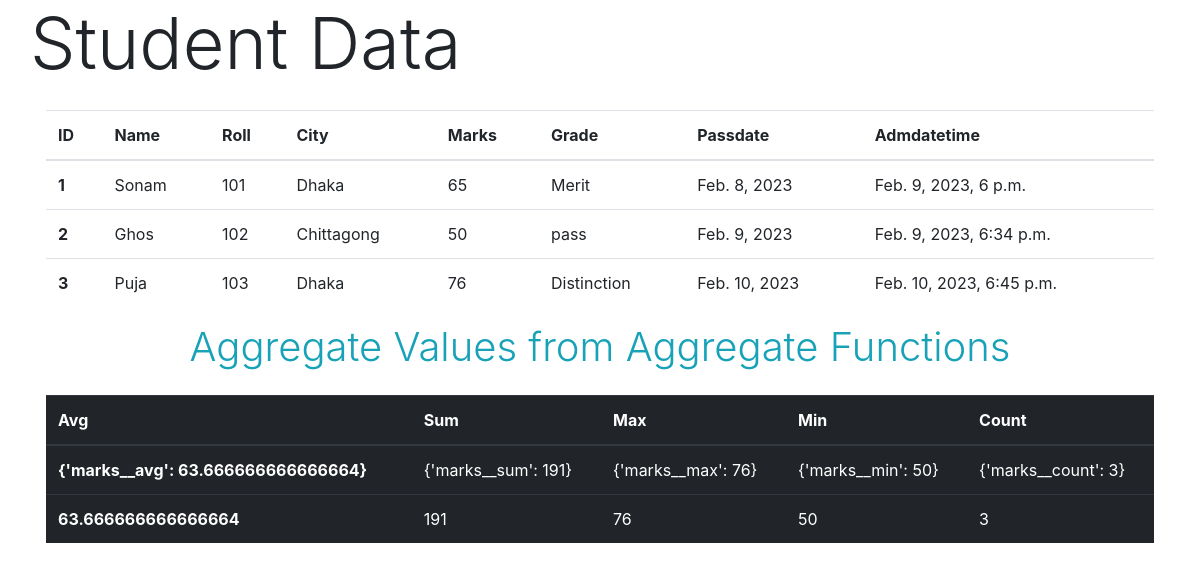
Page /testapp/ on the committed database.
### testApp/models.py (models this page shows)
class StudentNew(models.Model):
    name = models.CharField(max_length=70)
    roll = models.IntegerField(unique = True, null = False)
    city = models.CharField(max_length=40)
    marks = models.IntegerField()
    grade = models.CharField(max_length=40)
    pass_date = models.DateField()
    adm_dateTime_field = models.DateTimeField()

### testApp/views.py (the view)
# urls.py: 2. Add a URL to urlpatterns:  path('', views.home, name='home')
def home(request):
    student_data = StudentNew.objects.all()
    avarage = student_data.aggregate(Avg('marks'))
    summation = student_data.aggregate(Sum('marks'))
    howMuch = student_data.aggregate(Count('marks'))
    maximum_marks = student_data.aggregate(Max('marks'))
    minimum_marks = student_data.aggregate(Min('marks'))
    context = {
        'students':student_data,
        'avarage': avarage,
        'summation': summation,
        'howMuch': howMuch,
        'maximum_mark':maximum_marks,
        'minimum_mark': minimum_marks,
    }
    print(student_data)
    print("------------Avarage--------")
    print(avarage)
    print("------sum-------")
    print(summation)
    print("------HowMuch-------")
    print(howMuch)
    print("------maximum_marks-------")
    print(maximum_marks)
    print("------minimum_marks-------")
    print(minimum_marks)
    print("-----------------------")
    print("Query:--", student_data.query)
    return render(request, 'test/index2.html', context)

### templates/test/index2.html (shortened to what this page needs)
{% extends 'base.html' %}
{% block body %}
<div class="container">
    <div class="row">
        <h2 class="display-3">Student Data</h2>
        <table class="table p-3 m-3">
            <thead>
              <tr>
                <th scope="col">ID</th>
                <th scope="col">Name</th>
                <th scope="col">Roll</th>
                <th scope="col">City</th>
                <th scope="col">Marks</th>
                <th scope="col">Grade</th>
                <th scope="col">Passdate</th>
                <th scope="col">Admdatetime</th>
              </tr>
            </thead>
            <tbody>
                {% if students != None %}
                {% for student in students %}
              <tr>
                <th scope="row">{{student.id}}</th>
                <td>{{student.name}}</td>
                <td>{{student.roll}}</td>
                <td>{{student.city}}</td>
                <td>{{student.marks}}</td>
                <td>{{student.grade}}</td>
                <td>{{student.pass_date}}</td>
                <td>{{student.adm_dateTime_field}}</td>
              </tr>
              {% endfor %}
              {% endif %}
            </tbody>
          </table>
    </div>
    <div class="row">
      <h2 class="text-info display-3 mx-auto" style="font-size: 40px;">Aggregate Values from Aggregate Functions</h2>
      <table class="table p-3 m-3 table-dark">
        <thead>
          <tr>
            <th scope="col">Avg</th>
            <th scope="col">Sum</th>
            <th scope="col">Max</th>
            <th scope="col">Min</th>
            <th scope="col">Count</th>
          </tr>
        </thead>
        <tbody>
          <tr>
            <th scope="row">{{avarage}}</th>
            <td>{{summation}}</td>
            <td>{{maximum_mark}}</td>
            <td>{{minimum_mark}}</td>
            <td>{{howMuch}}</td>
          </tr>
          <tr>
            <th scope="row">{{avarage.marks__avg}}</th>
            <td>{{summation.marks__sum}}</td>
            <td>{{maximum_mark.marks__max}}</td>
            <td>{{minimum_mark.marks__min}}</td>
            <td>{{howMuch.marks__count}}</td>
          </tr>
        </tbody>
      </table>
    </div>
</div>
{% endblock %}

### rows in the picture
StudentNew: id "1", name "Sonam", roll "101", city "Dhaka", marks "65", grade "Merit", pass_date "Feb. 8, 2023", adm_dateTime_field "Feb. 9, 2023, 6 p.m."
StudentNew: id "2", name "Ghos", roll "102", city "Chittagong", marks "50", grade "pass", pass_date "Feb. 9, 2023", adm_dateTime_field "Feb. 9, 2023, 6:34 p.m."
StudentNew: id "3", name "Puja", roll "103", city "Dhaka", marks "76", grade "Distinction", pass_date "Feb. 10, 2023", adm_dateTime_field "Feb. 10, 2023, 6:45 p.m."

### other values in the picture
{{ avarage }} "{'marks__avg': 63.666666666666664}"
{{ summation }} "{'marks__sum': 191}"
{{ maximum_mark }} "{'marks__max': 76}"
{{ minimum_mark }} "{'marks__min': 50}"
{{ howMuch }} "{'marks__count': 3}"
{{ avarage.marks__avg }} "63.666666666666664"
{{ summation.marks__sum }} "191"
{{ maximum_mark.marks__max }} "76"
{{ minimum_mark.marks__min }} "50"
{{ howMuch.marks__count }} "3"
